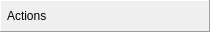
  <widget class="QFrame" name="actionToolbar">
   <property name="geometry">
    <rect>
     <x>330</x>
     <y>40</y>
     <width>181</width>
     <height>32</height>
    </rect>
   </property>
   <property name="minimumSize">
    <size>
     <width>0</width>
     <height>32</height>
    </size>
   </property>
   <property name="frameShape">
    <enum>QFrame::Panel</enum>
   </property>
   <property name="frameShadow">
    <enum>QFrame::Raised</enum>
   </property>
   <layout class="QHBoxLayout" name="horizontalLayout_4">
    <property name="spacing">
     <number>2</number>
    </property>
    <property name="leftMargin">
     <number>6</number>
    </property>
    <property name="topMargin">
     <number>2</number>
    </property>
    <property name="rightMargin">
     <number>6</number>
    </property>
    <property name="bottomMargin">
     <number>2</number>
    </property>
    <item>
     <widget class="QLabel" name="actionLabel">
      <property name="text">
       <string>Actions</string>
      </property>
     </widget>
    </item>
    <item>
     <widget class="QToolButton" name="saveTex">
      <property name="toolTip">
       <string>Save selected Texture</string>
      </property>
      <property name="text">
       <string/>
      </property>
      <property name="icon">
       <iconset resource="../Resources/resources.qrc">
        <normaloff>:/save.png</normaloff>:/save.png</iconset>
      </property>
      <property name="autoRaise">
       <bool>true</bool>
      </property>
     </widget>
    </item>
    <item>
     <widget class="QToolButton" name="texListShow">
      <property name="toolTip">
       <string>Open Texture List</string>
      </property>
      <property name="text">
       <string/>
      </property>
      <property name="icon">
       <iconset resource="../Resources/resources.qrc">
        <normaloff>:/page_white_stack.png</normaloff>:/page_white_stack.png</iconset>
      </property>
      <property name="autoRaise">
       <bool>true</bool>
      </property>
     </widget>
    </item>
    <item>
     <widget class="QToolButton" name="viewTexBuffer">
      <property name="toolTip">
       <string>Open the texture contents in a raw buffer viewer</string>
      </property>
      <property name="text">
       <string/>
      </property>
      <property name="icon">
       <iconset resource="../Resources/resources.qrc">
        <normaloff>:/page_white_code.png</normaloff>:/page_white_code.png</iconset>
      </property>
      <property name="autoRaise">
       <bool>true</bool>
      </property>
     </widget>
    </item>
    <item>
     <widget class="QToolButton" name="locationGoto">
      <property name="toolTip">
       <string>Enter co-ordinates to select a specific pixel location</string>
      </property>
      <property name="text">
       <string/>
      </property>
      <property name="icon">
       <iconset resource="../Resources/resources.qrc">
        <normaloff>:/find.png</normaloff>:/find.png</iconset>
      </property>
      <property name="autoRaise">
       <bool>true</bool>
      </property>
     </widget>
    </item>
    <item>
     <widget class="QToolButton" name="resourceDetails">
      <property name="toolTip">
       <string>Open the currently visible resource's details in the resource inspector</string>
      </property>
      <property name="icon">
       <iconset resource="../Resources/resources.qrc">
        <normaloff>:/link.png</normaloff>:/link.png</iconset>
      </property>
      <property name="autoRaise">
       <bool>true</bool>
      </property>
     </widget>
    </item>
    <item>
     <widget class="QToolButton" name="extensions">
      <property name="icon">
       <iconset resource="../Resources/resources.qrc">
        <normaloff>:/plugin.png</normaloff>:/plugin.png</iconset>
      </property>
      <property name="autoRaise">
       <bool>true</bool>
      </property>
     </widget>
    </item>
   </layout>
  </widget>
